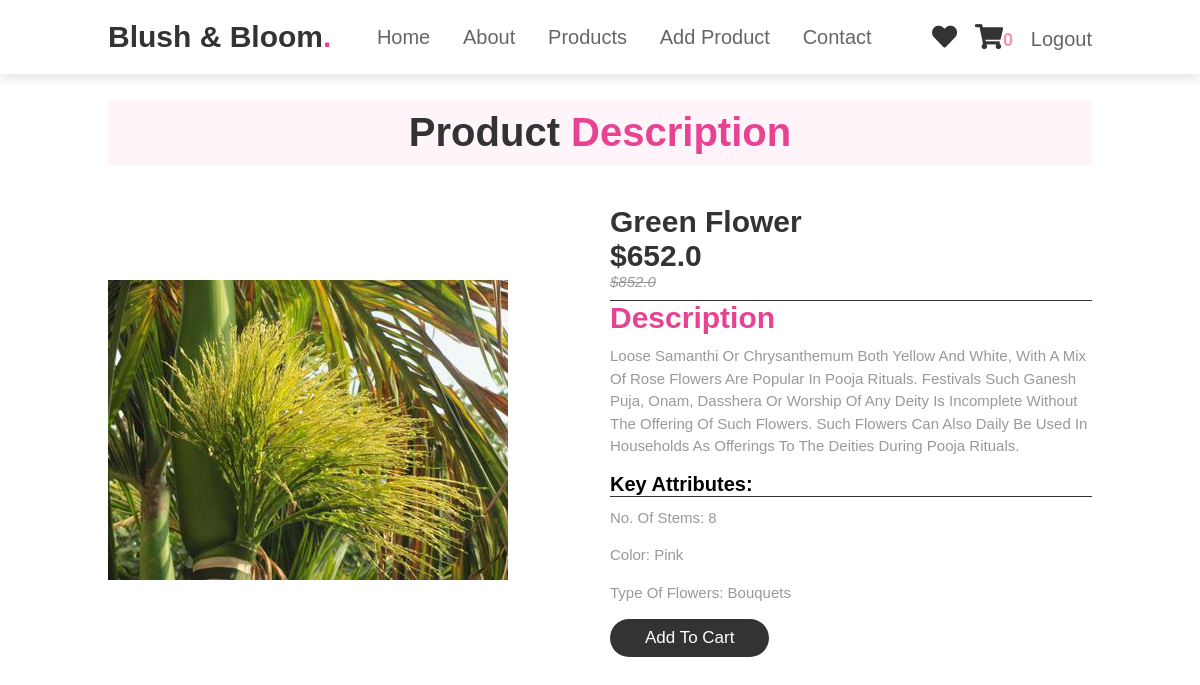
Screenshot of /product/7/ (signed in) with the database file from the repository.
### core/models.py (models this page shows, shortened)
class Item(models.Model):
    flower_name = models.CharField(max_length=100, default="")
    price = models.FloatField()
    discount_price = models.FloatField(blank=True, null=True)
    description = models.TextField()
    category = models.ForeignKey(Category, on_delete=models.CASCADE)
    label = models.CharField(choices=label_choices,
                             default="", max_length=2, blank=True, null=True)
    item_image = models.ImageField(
        upload_to="uploads/", default='/images/no-image.jpg')
    is_auctioned = models.BooleanField(default=False)
    class Meta:
        verbose_name_plural = 'Items'
    def get_add_to_cart_url(self):
        return reverse("core:add-to-cart", kwargs={'pk': self.pk})

class Category(models.Model):
    category_name = models.CharField(max_length=50)
    class Meta:
        verbose_name_plural = "categories"
    def __str__(self):
        return self.category_name

### core/views.py (the view)
class ProductDetailView(LoginRequiredMixin, DetailView):
    model = Item
    context_object_name = 'Flower'
    template_name = "Product_detail.html"

### core/templatetags/cart_tags.py (called while the page is built)
@register.filter
def cart_item_count(user):
    if user.is_authenticated:
        items = CartItem.objects.filter(user=user, ordered=False)
        if items.exists():
            return items[0].item.count()
        else:
            return 0
    else:
        return 0

### Templates/Product_detail.html
{% extends 'base.html' %}
{% load static %}
{% block csslink %}
<link rel="stylesheet" href={% static 'css/detail.css' %}/>
{% endblock csslink %}
{% block content %}
    <section class="about" id="about">
      <h1 class="heading">Product<span> Description</span></h1>
      <div class="row">
        <div class="video-container" style="max-width: 85%;">
          <img src="{{Flower.item_image.url}}" alt="" />
        </div>
        <div class="content">
          <h3>{{Flower.flower_name}}</h3>
          <h3>${{Flower.discount_price}}</h3>
          <span class="detail-price ">${{Flower.price}}</span>
          <h3 class="descsize"><span>Description</span></h3>
          <p style="margin-bottom: 1rem;">
            {{Flower.description}}
          </p>
          <div class="attributes">
            <h4>Key Attributes:</h4>
            <p>No. of stems: 8</p>
            <p>color: pink</p>
            <p>Type of Flowers: {{Flower.category}}</p>
          </div>
          <a href="{{Flower.get_add_to_cart_url}}" class="btn">Add to Cart</a>
        </div>
      </div>
    </section>
    {% endblock content %}

### Templates/base.html (shortened to what this page needs)
{% load static %}
{% load cart_tags %}
<!DOCTYPE html>
<html lang="en">
  <head>
    <link
      rel="stylesheet"
      href="https://cdnjs.cloudflare.com/ajax/libs/font-awesome/5.15.4/css/all.min.css"
    />
    <link rel="stylesheet" href= {% static 'css/style.css' %}/>
    {% block csslink %}
    {% endblock csslink %}
  </head>
  <body>
    <div>
    <header>
      <a href="#" class="logo">Blush & Bloom<span>.</span></a>
      <nav class="navbar">
        <a href="{% url 'core:Home-Page' %}">home</a>
        <a href="#about">about</a>
        <a href="#products">products</a>
        {% if request.user.is_superuser %}
        <a href="/admin/core/item/add/">Add Product</a>
        {% else %}
        <a href="#review">review</a>
        {% endif %}
        <a href="#contact">contact</a>
      </nav>
      <div class="icons">
        <a href="{% url 'core:wishlist' %}" class="fas fa-heart"></a>
        <a href="{% url 'core:order-summary' %}" class="fas fa-shopping-cart"
        ><span style=" color: #f496a9; font-size: large;">{{request.user | cart_item_count }}</span></a>
        {% if request.user.is_authenticated %}
        <a href="{% url 'Accounts:Logout' %}" id="login" style="color: #666; font-size:2rem;">Logout</a>
        {% else %}
        <a href="{% url 'Accounts:Login' %}" class="fas fa-user"></a>
        {% endif %}
      </div>
    </header>
    {% block content %}
    {% endblock content %}
  </div>
  </body>
</html>

### static/css/style.css (style rules this page uses)
:root { --pink: #e84393; }
* { margin: 0%; padding: 0%; box-sizing: border-box; font-family: Verdana, Geneva, Tahoma, sans-serif; outline: none; text-decoration: none; border: none; text-transform: capitalize; transition: 0.2s linear; }
html { font-size: 62.5%; scroll-behavior: smooth; scroll-padding-top: 6rem; overflow-x: hidden; }
section { padding: 2rem 9%; }
.heading { text-align: center; font-size: 4rem; color: #333; margin: 2rem 0; padding: 1rem; background-color: rgba(255, 51, 153, 0.05); }
.heading span { color: var(--pink); }
.btn { display: inline-block; background-color: #333; font-size: 1.7rem; border-radius: 5rem; color: #fff; padding: 0.9rem 3.5rem; cursor: pointer; margin-top: 1rem; }
header { position: fixed; top: 0%; right: 0%; left: 0%; background-color: #fff; padding: 2rem 9%; display: flex; align-items: center; justify-content: space-between; z-index: 1000; box-shadow: 0 0.5rem 1rem rgba(0, 0, 0, 0.1); }
header .logo { font-size: 3rem; color: #333; font-weight: bolder; }
header .logo span { color: var(--pink); }
header .navbar a { font-size: 2rem; padding: 0 1.5rem; color: #666; }
header .icons a { font-size: 2.5rem; color: #333; margin-left: 1.5rem; }
.about .row { display: flex; flex-wrap: wrap; align-items: center; gap: 2rem; padding: 2rem 0; padding-bottom: 3rem; }
.about .row .video-container { flex: 1 1 40rem; position: relative; }
.about .row .content { flex: 1 1 40rem; }
.about .row .content h3 { font-size: 3rem; color: #333; }
.about .row .content p { font-size: 1.5rem; color: #999; padding: 0.5rem 0; padding-top: 1rem; line-height: 1.5; }

### static/css/detail.css (style rules this page uses)
:root { --pink: #e84393; }
* { margin: 0%; padding: 0%; box-sizing: border-box; font-family: Verdana, Geneva, Tahoma, sans-serif; outline: none; text-decoration: none; border: none; text-transform: capitalize; transition: 0.2s linear; }
html { font-size: 62.5%; scroll-behavior: smooth; scroll-padding-top: 6rem; overflow-x: hidden; }
section { padding: 2rem 9%; }
.heading { text-align: center; font-size: 4rem; color: #333; margin: 2rem 0; padding: 1rem; background-color: rgba(255, 51, 153, 0.05); }
.heading span { color: var(--pink); }
.btn { display: inline-block; background-color: #333; font-size: 1.7rem; border-radius: 5rem; color: #fff; padding: 0.9rem 3.5rem; cursor: pointer; margin-top: 1rem; }
header { position: fixed; top: 0%; right: 0%; left: 0%; background-color: #fff; padding: 2rem 9%; display: flex; align-items: center; justify-content: space-between; z-index: 1000; box-shadow: 0 0.5rem 1rem rgba(0, 0, 0, 0.1); }
header .logo { font-size: 3rem; color: #333; font-weight: bolder; }
header .logo span { color: var(--pink); }
header .navbar a { font-size: 2rem; padding: 0 1.5rem; color: #666; }
header .icons a { font-size: 2.5rem; color: #333; margin-left: 1.5rem; }
.detail-price { font-size: 1.5rem; color: #999; font-weight: lighter; text-decoration: line-through; font-style: italic; }
.about .row { display: flex; flex-wrap: wrap; align-items: center; gap: 2rem; padding: 2rem 0; padding-bottom: 3rem; }
.about .row .video-container { flex: 1 1 40rem; position: relative; }
.about .row .content { flex: 1 1 40rem; }
.about .row .content h3 { font-size: 3rem; color: #333; }
.about .row .content p { font-size: 1.5rem; color: #999; padding: 0.5rem 0; padding-top: 1rem; line-height: 1.5; }
.about .heading { margin-top: 8rem; }
.descsize { border-top: 1px solid #333; margin-top: 1rem; }
.descsize span { color: var(--pink); }
.attributes h4 { font-size: 2rem; border-bottom: 1px solid #333; }

### rows the page displays
Item: item_image (picture), flower_name "Green Flower", discount_price "652.0", price "852.0", description "Loose Samanthi Or Chrysanthemum Both Yellow And White, With A Mix Of Rose Flowers Are Popular In Pooja Rituals. Festivals Such Ganesh Puja, Onam, Dasshera Or Worship Of Any Deity Is Incomplete Without The Offering Of Such Flowers. Such Flowers Can Also Daily Be Used In Households As Offerings To The Deities During Pooja Rituals.", category "Bouquets"

### other values shown
{{ request.user | cart_item_count }} "0"
